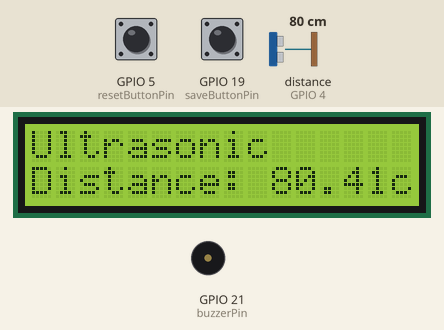
This sketch was run on a simulated ESP32. On the bench: 16×2 character LCD, buzzer (waves = sounding, pin HIGH). Wiring (inferred from the names in the program): ultrasonic range finder: trigger GPIO 2; echo GPIO 4. Inputs (shaded band) come from the test bench; at power-on: GPIO 5 (resetButtonPin) HIGH, GPIO 19 (saveButtonPin) HIGH, distance to the obstacle (sensor on GPIO 4) 80 cm. The echo pulse lasts 58.3 µs per cm; WiFi joins after 1.5 s; servers stay silent unless stated; web services answer with replies made up by the test bench; pins used as bus, display or sensor lines are not drawn; what the sketch prints to the serial monitor is not drawn.

Above: at 6.2 s.
6.3 s: GPIO 5 (resetButtonPin) pulled LOW for 0.15 s
At 6.4 s:
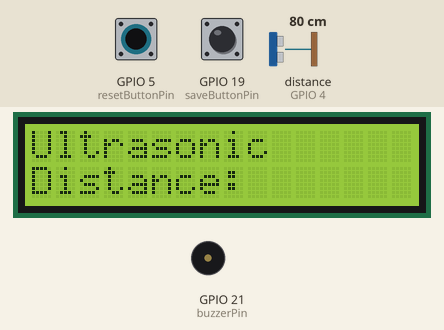
7.9 s: GPIO 19 (saveButtonPin) pulled LOW for 0.15 s
At 8.2 s:
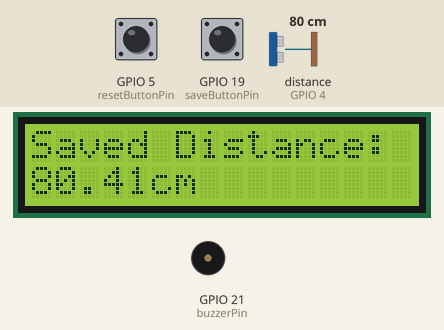
11.0 s: distance to the obstacle (sensor on GPIO 4) set to 2 cm
At 12.9 s:
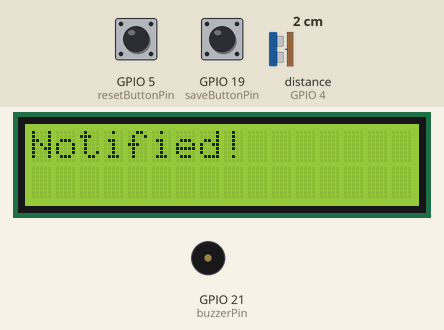
14.0 s: GPIO 5 (resetButtonPin) pulled LOW for 1 s
At 16.2 s:
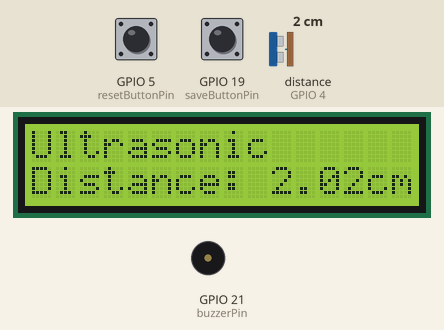
16.5 s: GPIO 19 (saveButtonPin) pulled LOW for 1 s
At 17.2 s:
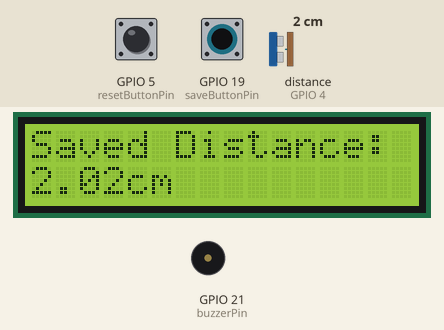
20.5 s: GPIO 5 (resetButtonPin) pulled LOW for 3.2 s
At 21.0 s:
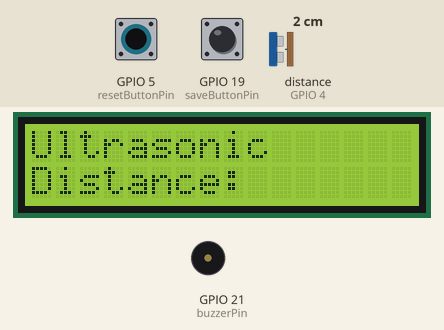
Timing chart, 0 to 23.5 s (numbered marks = the images above; inputs shaded):
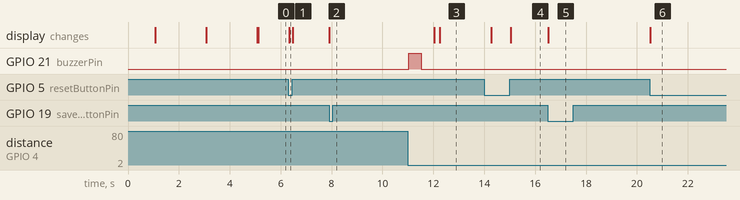

Measured:
- after the input at 6.3 s, the display: changes at once (image 1)
- after the input at 7.9 s, the display: changes at once (image 2)
- after the input at 11.0 s, GPIO 21 (buzzerPin): LOW → HIGH at once, → LOW 0.50 s later; the display: first changes after 1.0 s (image 3 shows a later state)
- after the input at 14.0 s, GPIO 21 (buzzerPin): stays LOW (without the input it goes to HIGH after 0.27 s); the display: first changes after 0.27 s (image 4 shows a later state)
- after the input at 16.5 s, the display: changes at once (image 5)
- after the input at 20.5 s, the display: changes at once (image 6)

The sketch:

Anti_Theft_Alert_System.ino
```cpp
#include <WiFi.h> //including the library of Wifi to connect it with the network
#include <LiquidCrystal.h> //including the library of LCD to use LCD
#include <HTTPClient.h> //including the library of HTTPClient to send HTTP requests

LiquidCrystal lcd(14, 27, 26, 25, 33, 32); //defining the LCD pins

const char* ssid = "Your WiFi SSID"; //the name of the network
const char* password = "Your WiFi Password"; //the password of the network

int triggerPin = 2; //defining the trigger pin of the ultrasonic sensor
int echoPin = 4;   //defining the echo pin of the ultrasonic sensor
int saveButtonPin = 19; //defining the save button pin
int resetButtonPin = 5;  //defining the reset button pin
int buzzerPin = 21;  //defining the buzzer pin
float savedDistance = 0;  //defining the saved distance globally to use it in the whole code
bool isDistanceSaved = false;  //defining the boolean variable to check if the distance is saved or not

void setup() {
  pinMode(triggerPin, OUTPUT);  //defining the trigger pin as output
  pinMode(echoPin, INPUT); //defining the echo pin as input
  pinMode(saveButtonPin, INPUT_PULLUP); //defining the save button pin as input
  pinMode(buzzerPin, OUTPUT); //defining the buzzer pin as output
  pinMode(resetButtonPin, INPUT_PULLUP); //defining the reset button pin as input

  Serial.begin(9600); //starting the serial monitor
  lcd.begin(16, 2); //defining the LCD size as 16x2

  lcd.clear(); //clearing the LCD screen to start writing on it
  lcd.println("System Starting.."); //printing the text on the LCD screen
  delay(1000); //delaying the code for 1 second
  lcd.clear(); //clearing the LCD screen to start writing on it
  lcd.setCursor(1, 0); //setting the cursor of the LCD screen to the second row
  Serial.print("Connecting to "); //printing the text on the serial monitor
  lcd.print("Connecting to "); //printing the text on the LCD screen
  lcd.setCursor(0, 1); //setting the cursor of the LCD screen to the second row
  lcd.print(ssid); //printing the name of the network on the LCD screen
  Serial.println(ssid); //printing the name of the network on the serial monitor
  delay(500); //delaying the code for 0.5 second
  WiFi.begin(ssid, password); //connecting to the network

  while (WiFi.status() != WL_CONNECTED) { //checking if the device is connected to the network or not
    delay(500); //delaying the code for 0.5 second
    Serial.print("."); //printing the text on the serial monitor
  }

  Serial.println("WiFi connected"); //printing the text on the serial monitor
  lcd.clear(); //clearing the LCD screen to start writing on it
  lcd.print("WiFi Connected!!"); //printing the text on the LCD screen
  delay(2000); //delaying the code for 2 seconds
  Serial.print("IP address: "); //printing the text on the serial monitor
  Serial.println(WiFi.localIP()); //printing the IP address of the device on the serial monitor

  lcd.clear(); //clearing the LCD screen to start writing on it
  lcd.print("Ultrasonic");
  lcd.setCursor(0, 1); //setting the cursor of the LCD screen to the second row
  lcd.print("Distance: ");
}

void loop() {
  delay(20);

  digitalWrite(triggerPin, LOW); // Clear the trigger
  delayMicroseconds(2);
  digitalWrite(triggerPin, HIGH); // Set the trigger
  delayMicroseconds(10);
  digitalWrite(triggerPin, LOW); // Clear the trigger

  long duration = pulseIn(echoPin, HIGH); // Read the echoPin, pulseIn() returns the duration (length of the pulse) in microseconds
  float distance = duration / 58.0; // Calculate the distance

  lcd.setCursor(10, 1); //setting the cursor of the LCD screen to the second row
  lcd.print(distance); //printing the distance on the LCD screen
  lcd.print("cm "); //printing the text on the LCD screen

  Serial.print("Distance: "); //printing the text on the serial monitor
  Serial.print(distance); //printing the distance on the serial monitor
  Serial.println("cm"); //printing the text on the serial monitor

  if (digitalRead(saveButtonPin) == LOW && !isDistanceSaved) { //checking if the save button is pressed or not and if the distance is saved or not
  //if the save button is pressed and the distance is not saved, then save the distance

    savedDistance = distance;
    isDistanceSaved = true;
    Serial.println("Distance saved: ");
    Serial.println(savedDistance);
  }

  if (digitalRead(resetButtonPin) == LOW) { //checking if the reset button is pressed or not

    savedDistance = 0;  //resetting the saved distance
    isDistanceSaved = false; //resetting the boolean variable
    digitalWrite(buzzerPin, HIGH);
    digitalWrite(buzzerPin, LOW);
    Serial.println("Distance reset.");
    lcd.clear();
    lcd.print("Ultrasonic");
    lcd.setCursor(0, 1);
    lcd.print("Distance: ");
  }

  if (savedDistance != 0) { //checking if the saved distance is not equal to zero
    lcd.setCursor(0, 0);
    lcd.clear();
    lcd.print("Saved Distance: ");
    lcd.setCursor(0, 1);
    lcd.print(savedDistance);
    lcd.print("cm ");
  }

  if (abs(distance - savedDistance) > 2 && isDistanceSaved) {
    digitalWrite(buzzerPin, HIGH);
    delay(500);
    digitalWrite(buzzerPin, LOW);
    delay(500);
    lcd.clear();
    lcd.print("WARNING!!!!");
    lcd.setCursor(0, 1);
    lcd.clear();
    lcd.print("Distance changed!");
    if (WiFi.status() == WL_CONNECTED) { //checking if the device is connected to the network or not
      Serial.println("Sending request"); //printing the text on the serial monitor
      lcd.clear(); //clearing the LCD screen to start writing on it
      lcd.print("Sending Request"); //printing the text on the LCD screen
      HTTPClient http;
      http.begin("https://maker.ifttt.com/trigger/iot_object/json/with/key/esmoAy7KtRGe-iUYJ7Jv-01b1Y6KgO5hW2Egyw0yBFQ"); //connecting to the IFTTT webhooks
      http.GET(); //sending the GET request
      lcd.clear(); //clearing the LCD screen to start writing on it
      lcd.print("Notified!"); //printing the text on the LCD screen
      Serial.println("Notified!"); //printing the text on the serial monitor
      delay(2000); //delaying the code for 2 seconds
      http.end(); //closing the connection
    }
  }
}
```
